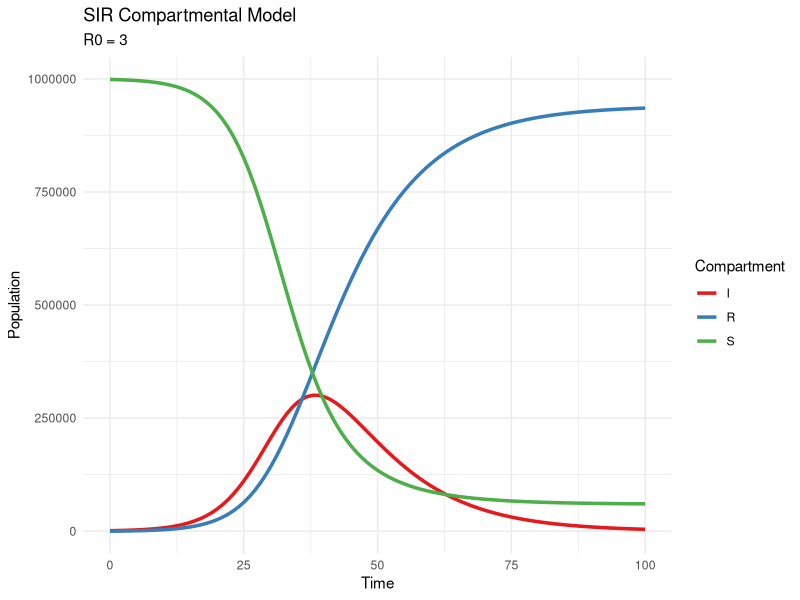
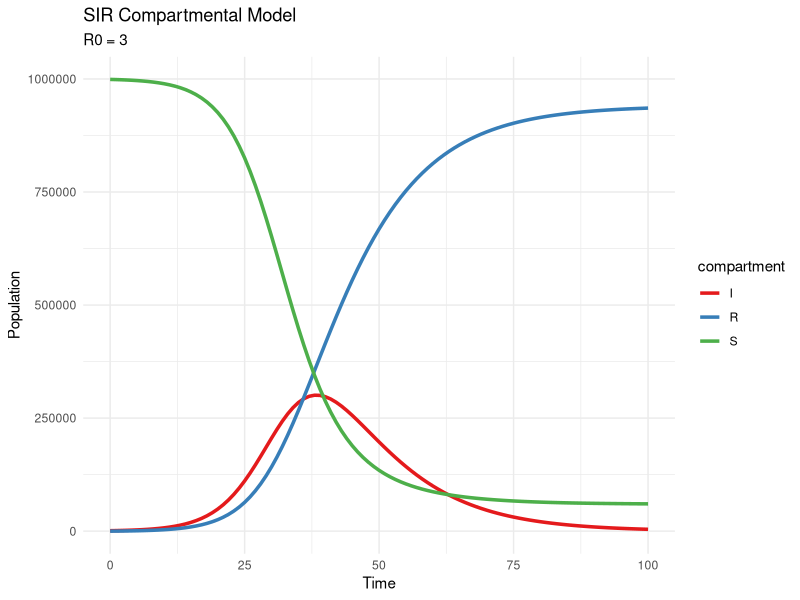

Source code (R) for these figures, in order:

## PROMPT: Provide R code for an SIR compartmental model 
## INTERFACE: Isambard vllm

#' SIR Compartmental Model
#'
#' Solves the classic SIR ODE system:
#'   dS/dt = -beta * S * I / N
#'   dI/dt = beta * S * I / N - gamma * I
#'   dR/dt = gamma * I
#'
#' @param times   Named vector of time points
#' @param S0      Initial susceptible count
#' @param I0      Initial infected count
#' @param R0      Initial recovered count
#' @param beta    Transmission rate
#' @param gamma   Recovery rate
#' @return        Data frame of S, I, R over time
#' @export
sir_model <- function(times = seq(0, 100, by = 1),
                      S0 = 999000,
                      I0 = 1000,
                      R0 = 0,
                      beta = 0.3,
                      gamma = 0.1) {
  
  library(deSolve)
  
  # Total population (conserved)
  N <- S0 + I0 + R0
  
  # Initial states
  y <- c(S = S0, I = I0, R = R0)
  
  # ODE system
  sir_ode <- function(t, state, parameters) {
    with(as.list(state), {
      dS <- -beta * S * I / N
      dI <-  beta * S * I / N - gamma * I
      dR <-  gamma * I
      list(c(dS, dI, dR))
    })
  }
  
  # Solve
  out <- ode(y = y, times = times, func = sir_ode, parms = list(beta = beta, gamma = gamma))
  
  as.data.frame(out)
}


#' Basic reproduction number R0
#'
#' @param beta Transmission rate
#' @param gamma Recovery rate
#' @return R0 value
reproduction_number <- function(beta, gamma) {
  beta / gamma
}


#' Quick demonstration with plotting
#'
#' @param S0,I0,R0,beta,gamma Passed to sir_model
#' @export
demo_sir <- function(S0 = 999000, I0 = 1000, R0 = 0,
                     beta = 0.3, gamma = 0.1) {
  
  library(ggplot2)
  library(tidyr)
  
  res <- sir_model(S0 = S0, I0 = I0, R0 = R0, beta = beta, gamma = gamma)
  
  res_long <- res %>%
    pivot_longer(-time, names_to = "compartment", values_to = "count")
  
  ggplot(res_long, aes(x = time, y = count, colour = compartment)) +
    geom_line(size = 1.2) +
    labs(title = "SIR Compartmental Model",
         subtitle = paste0("R0 = ", round(reproduction_number(beta, gamma), 2)),
         x = "Time",
         y = "Population",
         colour = "Compartment") +
    scale_colour_brewer(palette = "Set1") +
    theme_minimal()
}

# Example usage:
res  <- sir_model(beta = 0.3, gamma = 0.1)
demo_sir()
cat("R0 =", reproduction_number(0.3, 0.1), "\n")


## PROMPT: deSolve::ode() passes the argument named parms, not params as has been given in this model code 

#' SIR Compartmental Model
#'
#' Solves the classic SIR ODE system:
#'   dS/dt = -beta * S * I / N
#'   dI/dt = beta * S * I / N - gamma * I
#'   dR/dt = gamma * I
#'
#' @param times   Named vector of time points
#' @param S0      Initial susceptible count
#' @param I0      Initial infected count
#' @param R0      Initial recovered count
#' @param beta    Transmission rate
#' @param gamma   Recovery rate
#' @return        Data frame of S, I, R over time
sir_model <- function(times = seq(0, 100, by = 1),
                      S0 = 999000,
                      I0 = 1000,
                      R0 = 0,
                      beta = 0.3,
                      gamma = 0.1) {
  
  library(deSolve)
  
  N <- S0 + I0 + R0
  
  y <- c(S = S0, I = I0, R = R0)
  
  sir_ode <- function(t, state, parameters) {
    with(as.list(state), {
      dS <- -parameters$beta * S * I / N
      dI <-  parameters$beta * S * I / N - parameters$gamma * I
      dR <-  parameters$gamma * I
      list(c(dS, dI, dR))
    })
  }
  
  out <- ode(y = y, times = times, func = sir_ode,
             parms = list(beta = beta, gamma = gamma))   # <-- parms, not params
  
  as.data.frame(out)
}

reproduction_number <- function(beta, gamma) beta / gamma

demo_sir <- function(S0 = 999000, I0 = 1000, R0 = 0,
                     beta = 0.3, gamma = 0.1) {
  library(ggplot2)
  library(tidyr)
  
  res <- sir_model(S0 = S0, I0 = I0, R0 = R0, beta = beta, gamma = gamma)
  
  res %>%
    pivot_longer(-time, names_to = "compartment", values_to = "count") %>%
    ggplot(aes(x = time, y = count, colour = compartment)) +
    geom_line(size = 1.2) +
    labs(title = "SIR Compartmental Model",
         subtitle = paste0("R0 = ", round(reproduction_number(beta, gamma), 2)),
         x = "Time", y = "Population") +
    scale_colour_brewer(palette = "Set1") +
    theme_minimal()
}

res  <- sir_model(beta = 0.3, gamma = 0.1)
demo_sir()
cat("R0 =", reproduction_number(0.3, 0.1), "\n")
